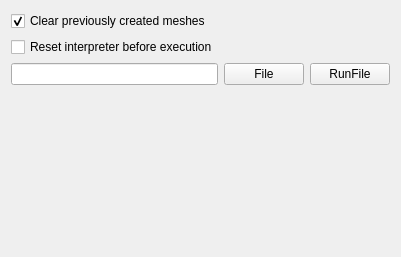
<?xml version="1.0" encoding="UTF-8"?>
<ui version="4.0">
 <class>PyMeshTool</class>
 <widget class="QWidget" name="PyMeshTool">
  <property name="enabled">
   <bool>true</bool>
  </property>
  <property name="geometry">
   <rect>
    <x>0</x>
    <y>0</y>
    <width>377</width>
    <height>257</height>
   </rect>
  </property>
  <property name="windowTitle">
   <string>Form</string>
  </property>
  <layout class="QGridLayout" name="gridLayout">
   <item row="0" column="0">
    <widget class="QCheckBox" name="cbClearPrevious">
     <property name="statusTip">
      <string>Clear all meshes which were created in the last run.</string>
     </property>
     <property name="whatsThis">
      <string>Clear all meshes which were created in the last run.</string>
     </property>
     <property name="text">
      <string>Clear previously created meshes</string>
     </property>
     <property name="checked">
      <bool>true</bool>
     </property>
    </widget>
   </item>
   <item row="2" column="1">
    <layout class="QHBoxLayout" name="horizontalLayout">
     <item>
      <widget class="QPushButton" name="pbFileSelect">
       <property name="statusTip">
        <string>Select Python script.</string>
       </property>
       <property name="whatsThis">
        <string>Select Python script.</string>
       </property>
       <property name="text">
        <string>File</string>
       </property>
      </widget>
     </item>
     <item>
      <widget class="QPushButton" name="pbRunFile">
       <property name="statusTip">
        <string>Execute Python script.</string>
       </property>
       <property name="whatsThis">
        <string>Execute Python script.</string>
       </property>
       <property name="text">
        <string>RunFile</string>
       </property>
      </widget>
     </item>
    </layout>
   </item>
   <item row="3" column="0">
    <spacer name="verticalSpacer">
     <property name="orientation">
      <enum>Qt::Vertical</enum>
     </property>
     <property name="sizeHint" stdset="0">
      <size>
       <width>20</width>
       <height>40</height>
      </size>
     </property>
    </spacer>
   </item>
   <item row="2" column="0">
    <widget class="QLineEdit" name="filename">
     <property name="statusTip">
      <string>Path to Python script.</string>
     </property>
     <property name="whatsThis">
      <string>Path to Python script.</string>
     </property>
    </widget>
   </item>
   <item row="1" column="0">
    <widget class="QCheckBox" name="cbReset">
     <property name="enabled">
      <bool>true</bool>
     </property>
     <property name="statusTip">
      <string>&lt;i&gt;Not Implemented yet. &lt;/i&gt; Resets the Python interpreter. &lt;b&gt;Caution: &lt;/b&gt; Some extensions may not work properly if their initialization routine is called more than once; this can happen if an application calls Py_Initialize() and Py_Finalize() more than once.</string>
     </property>
     <property name="whatsThis">
      <string>&lt;i&gt;Not Implemented yet. &lt;/i&gt; Resets the Python interpreter. &lt;b&gt;Caution: &lt;/b&gt; Some extensions may not work properly if their initialization routine is called more than once; this can happen if an application calls Py_Initialize() and Py_Finalize() more than once.</string>
     </property>
     <property name="text">
      <string>Reset interpreter before execution</string>
     </property>
     <property name="checked">
      <bool>false</bool>
     </property>
    </widget>
   </item>
  </layout>
 </widget>
 <resources/>
 <connections/>
</ui>
